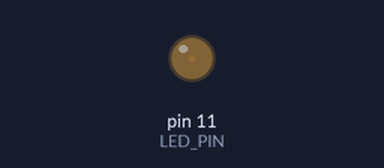
This sketch was run on a simulated Arduino Uno, built with avr-gcc and run on an emulated ATmega328P. Parts: output pins drawn as LEDs (lit = HIGH).

Above: at 0.05 s.
At 2.55 s:
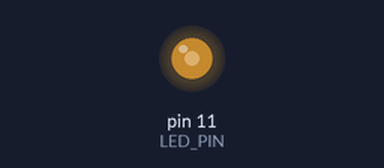
At 5.1 s:
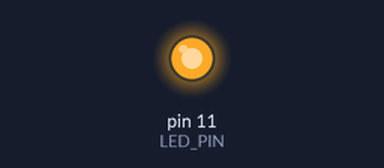
At 10.2 s:
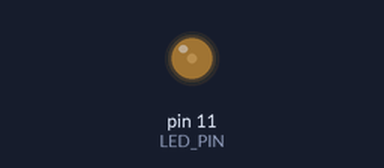
Timing chart, 0 to 15.9 s (numbered marks = the images above):
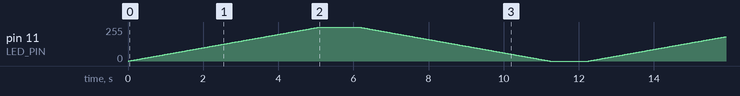

The sketch:

innlev3.ino
```cpp
int LED_PIN = 11;
const int WAIT_ONE_SEC = 1000;

void setup()
{
  pinMode(LED_PIN, OUTPUT);
}

void loop()
{
    fadeLedIn(LED_PIN);
    //SetLightIntensity(LED_PIN, 20);
    //turnLedOn(ledPin);
    waitOneSec();
    fadeLedOut(LED_PIN);
    //SetLightIntensity(LED_PIN, 200);
    //turnLedOff(ledPin);
    waitOneSec();
}

void fadeLedIn(int ledPin)
{
  for (int brightness = 0; brightness <= 255; brightness++)
  {
  analogWrite(ledPin, brightness);
  delay(20);
  }
}

void fadeLedOut(int ledPin)
{
  for (int brightness = 255; brightness >= 0; brightness--)
  {
  analogWrite(ledPin, brightness);
  delay(20);
  }
}

void SetLightIntensity(int ledPin, int intensity)
{
  analogWrite(ledPin, intensity);
}


void turnLedOn(int LED_PIN)
{
  digitalWrite(LED_PIN, HIGH);
}

void turnLedOff(int LED_PIN)
{
  digitalWrite(LED_PIN, LOW);
}

void waitOneSec()
{
  delay(WAIT_ONE_SEC);
}
```
